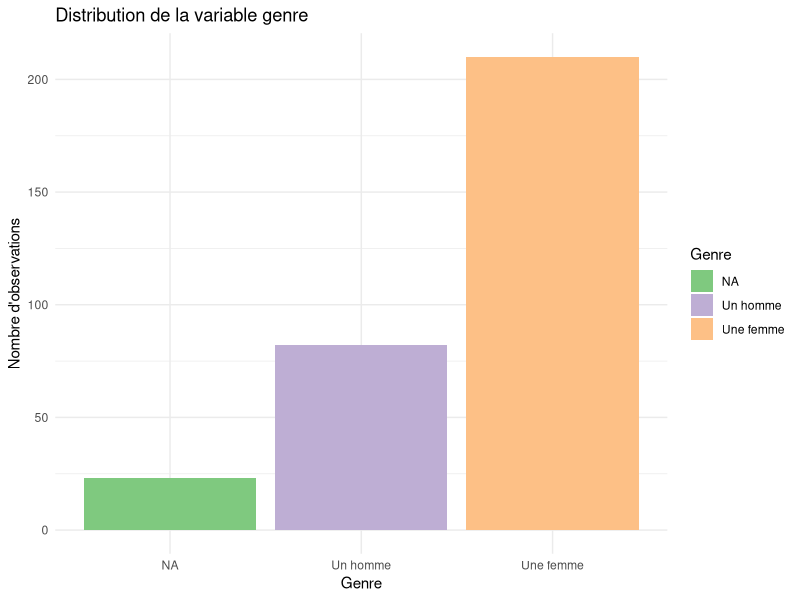
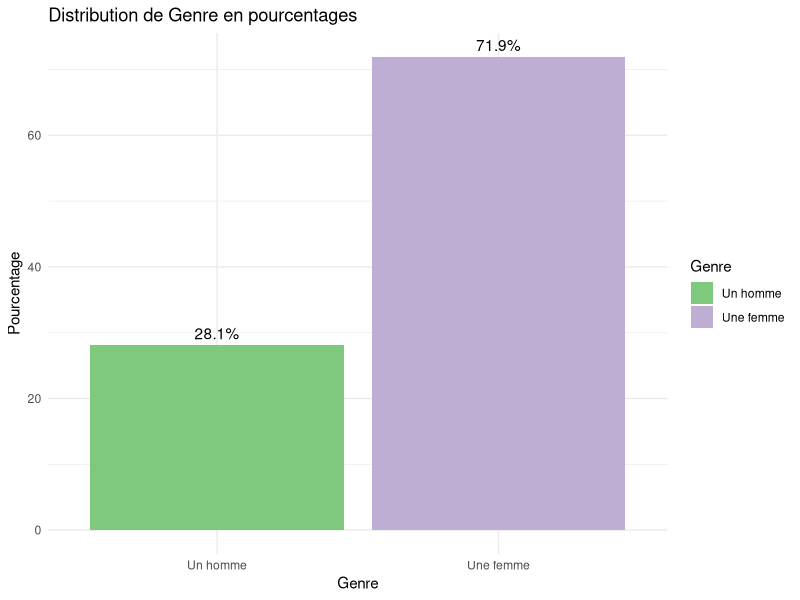
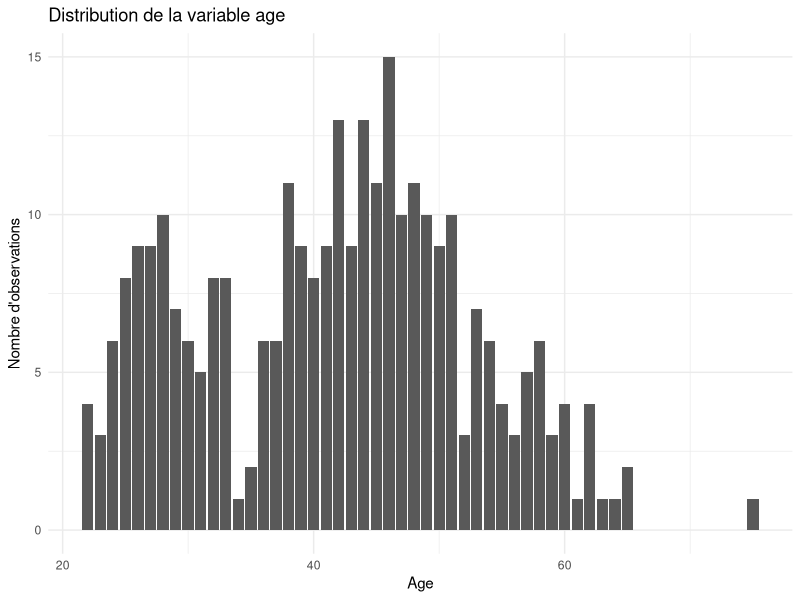
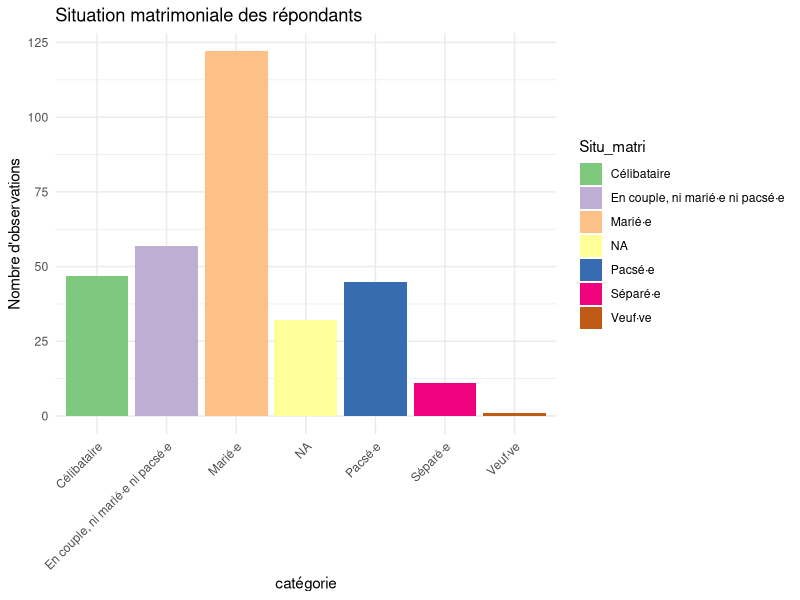
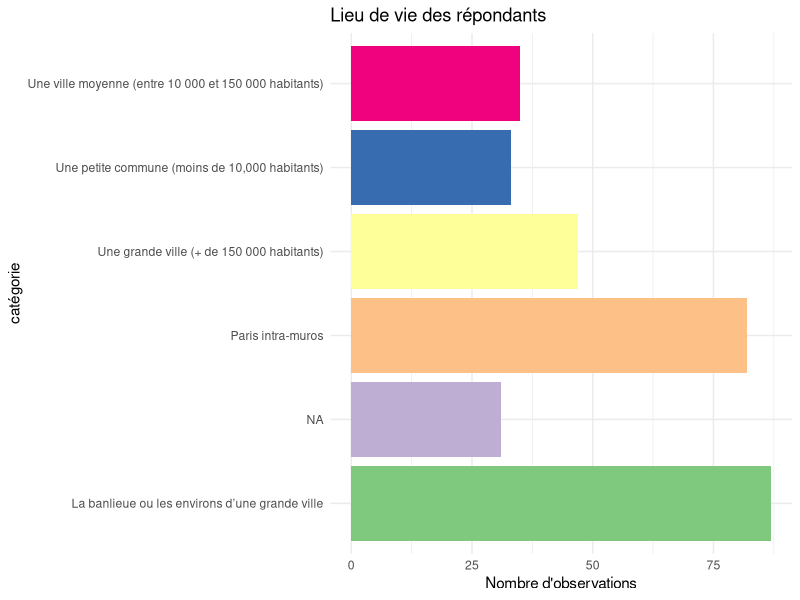
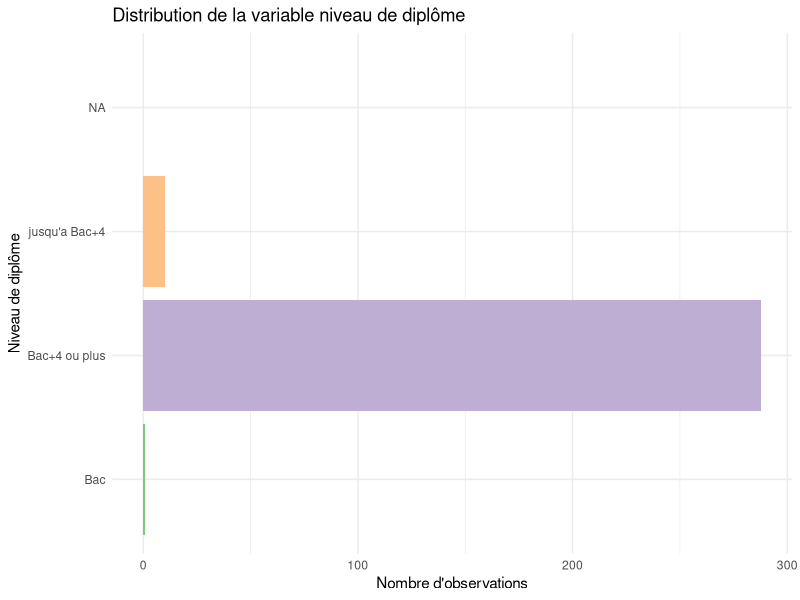
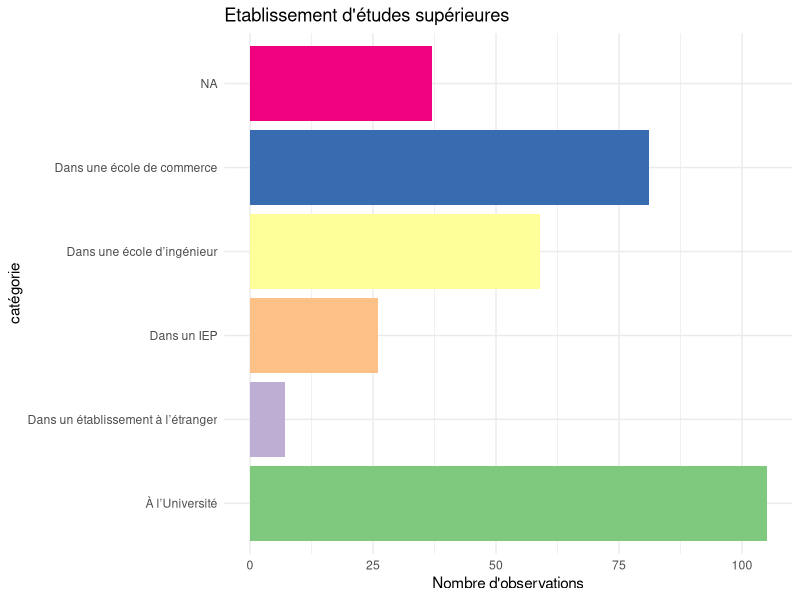
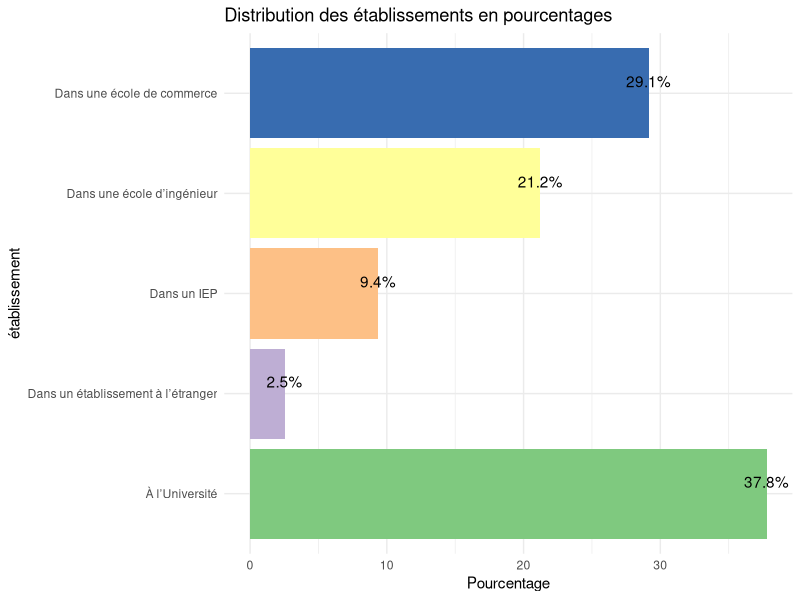

These figures' R source, in order:
setwd("PROVIRCAP")
data <- read.csv("data_assoquest_recoded_fmt.csv")

if(!require(dplyr)){
  install.packages("dplyr")
  library(dplyr)
}

if(!require(ggplot2)){
  install.packages("ggplot2")
  library(ggplot2)
}



#Afficher les noms des colonnes
colonnes <- names(data)
print(colonnes)

# Afficher le nombre total de colonnes
nombre_colonnes <- ncol(data)
print(nombre_colonnes)
#il y a 363 variables différentes

#Afficher combien il y a d'observations
nombre_observations <- nrow(data)
print(nombre_observations)
#il y a 315 observations au total

# Afficher les premières valeurs de la colonne qu'on veut
head(data$token)
print(data$submitdate[1:20])
print(data$Emp_sec[1:20])
print(data$Dep_rse3_1[1:20])


#Comprendre les variables recodées: Prem_rse_annee_rec

filtered_data <- data %>%
  filter((Prem_rse_annee != Prem_rse_annee_rec) | (is.na(Prem_rse_annee) & !is.na(Prem_rse_annee_rec))) %>%
  select(Prem_rse_annee, Prem_rse_annee_rec, Prem_rse_bin, Prem_contrat_annee)
print(filtered_data)

#On a modifié prem_rse_annee pour contenir l'année du premier contrat rse, y comprit
#lorsque ça correspond à la première expérience pro
#Il reste des valeurs manquantes dans prem_rse_annee_rec, pourquoi?

filtered_data <- data %>%
  filter(is.na(Prem_rse_annee) & is.na(Prem_rse_annee_rec)) %>%
  select(Prem_rse_annee, Prem_rse_annee_rec, Prem_rse_bin, Prem_contrat_annee)
print(filtered_data)

#si ma première expérience n'était pas en rse (ou valeur manquante) et que je n'ai
#pas renseigné de première année rse, on laisse une valeur manquane


#Comprendre les variables recodées: Rse_lois_rec
filtered_data <- data %>%
  filter((Rse_lois_rec != Rse_lois)|(is.na(Rse_lois_rec)& !is.na(Rse_lois))| (is.na(Rse_lois)& !is.na(Rse_lois_rec))) %>%
  select(Rse_lois_rec, Rse_lois)
print(filtered_data)
#on a aucune ligne différente? 


#Comprendre les variables recodées: Rse_lois_rec
filtered_data <- data %>%
  filter(is.na(cadre_inout)) %>%
  select(Emp_sec, Emp_cont, Emp_cons)
print(filtered_data)

filtered_data <- data %>%
  filter((is.na(cadre_inout)& !is.na(Emp_cont))| (is.na(cadre_inout)& !is.na(Emp_cons))) %>%
  select(cadre_inout, Emp_sec, Emp_cont, Emp_cons)
print(filtered_data)
#si la variable de emp_cons ou de emp_cont est renseignée, alors on peut remplir cadre_inout

#Emp_statut_bin_rec
filtered_data <- data %>%
  filter(Emp_statut_bin != Emp_statut_bin_rec) %>%
  select(Emp_statut_bin, Emp_statut_bin_rec)
print(filtered_data)

#Emp_statut_rec
filtered_data <- data %>%
  select(Emp_cons,Emp_statut_cons, Emp_statut_rec)
print(filtered_data)


## STATISTIQUES DECRIPTIVES

# Variable de genre
data <- data %>%
  mutate(Genre = ifelse(is.na(Genre), "NA", Genre))
p <- ggplot(data, aes(x = Genre, fill=Genre)) +
  geom_bar() +
  labs(title = "Distribution de la variable genre",
       x = "Genre",
       y = "Nombre d'observations") +
  scale_fill_brewer(palette = "Accent")+
  theme_minimal()
  
print(p)
ggsave(filename = "genre.png", plot = p, width = 8, height = 6)

filtered_data <- data %>%
  filter(Genre != "NA") %>%
  group_by(Genre) %>%
  summarise(count = n()) %>%
  mutate(percentage = count / sum(count) * 100)

p<- ggplot(filtered_data, aes(x = Genre, y = percentage, fill=Genre)) +
  geom_bar(stat = "identity") +
  geom_text(aes(label = paste0(round(percentage, 1), "%")), 
            vjust = -0.5) +  # Ajuste la position verticale des étiquettes
  labs(title = "Distribution de Genre en pourcentages",
       x = "Genre",
       y = "Pourcentage") +
  scale_fill_brewer(palette = "Accent")+
  theme_minimal() 

print(p)
ggsave(filename = "genre_pourcentage.png", plot = p, width = 8, height = 6)






# Variable d'âge
p<-ggplot(data, aes(x = age, fill=age)) +
  geom_bar() +
  labs(title = "Distribution de la variable age",
       x = "Age",
       y = "Nombre d'observations") +
  scale_fill_brewer(palette = "Accent")+
  theme_minimal()
print(p)
ggsave(filename = "age.png", plot = p, width = 8, height = 6)





# Situation matrimoniale
data <- data %>%
  mutate(Situ_matri = ifelse(is.na(Situ_matri), "NA", Situ_matri))
p<- ggplot(data, aes(x = Situ_matri, fill=Situ_matri)) +
  geom_bar() +
  labs(title = "Situation matrimoniale des répondants",
       x = "catégorie",
       y = "Nombre d'observations") +
  theme_minimal() +
  scale_fill_brewer(palette = "Accent")+
  theme(axis.text.x = element_text(angle = 45, hjust = 1))
print(p)
ggsave(filename = "situ_matri.png", plot = p, width = 8, height = 6)



#Lieu de vie
data <- data %>%
  mutate(Lieu_vie = ifelse(is.na(Lieu_vie), "NA", Lieu_vie))
p<- ggplot(data, aes(x = Lieu_vie, fill=Lieu_vie)) +
  geom_bar() +
  labs(title = "Lieu de vie des répondants",
       x = "catégorie",
       y = "Nombre d'observations") +
  scale_fill_brewer(palette = "Accent")+
  theme_minimal() +
  theme(legend.position = "none")+
  coord_flip()

print(p)
ggsave(filename = "lieu_vie.png", plot = p, width = 8, height = 6)





#Diplome le plus élevé
data <- data %>%
  mutate(dipl_niv_short = case_when(
    Dipl_niv == "Un diplôme universitaire correspondant à au moins 4 années d’études supérieures après le baccalauréat (maîtris" ~ "Bac+4 ou plus",
    Dipl_niv == "Un diplôme universitaire correspondant à moins de 4 années d’études supérieures après le baccalauréat (par exem" ~ "jusqu'a Bac+4",
    Dipl_niv == "Le baccalauréat ou un certificat d’études ou un diplôme de l’enseignement secondaire autre que le baccalauréat (" ~ "Bac",
    TRUE ~ Dipl_niv  # Pour garder les autres valeurs inchangées
  ))

p<- ggplot(data, aes(x = dipl_niv_short, fill=dipl_niv_short)) +
  geom_bar() +
  labs(title = "Distribution de la variable niveau de diplôme",
       x = "Niveau de diplôme",
       y = "Nombre d'observations") +
  scale_fill_brewer(palette = "Accent")+
  theme_minimal() +
  theme(legend.position = "none")+
  coord_flip()
print(p)
ggsave(filename = "diplome.png", plot = p, width = 8, height = 6)






#établissement d'études supérieures 
data <- data %>%
  mutate(Type_etudsup = ifelse(is.na(Type_etudsup), "NA", Type_etudsup))
p<- ggplot(data, aes(x = Type_etudsup, fill=Type_etudsup)) +
  geom_bar() +
  labs(title = "Etablissement d'études supérieures",
       x = "catégorie",
       y = "Nombre d'observations") +
  theme_minimal() +
  scale_fill_brewer(palette = "Accent")+
  theme(legend.position = "none")+
  coord_flip()

print(p)
ggsave(filename = "etude_sup.png", plot = p, width = 8, height = 6)

filtered_data <- data %>%
  filter(Type_etudsup != "NA") %>%
  group_by(Type_etudsup) %>%
  summarise(count = n()) %>%
  mutate(percentage = count / sum(count) * 100)

p<- ggplot(filtered_data, aes(x = Type_etudsup, y = percentage, fill=Type_etudsup)) +
  geom_bar(stat = "identity") +
  geom_text(aes(label = paste0(round(percentage, 1), "%")), 
            vjust = -0.5) +  # Ajuste la position verticale des étiquettes
  labs(title = "Distribution des établissements en pourcentages",
       x = "établissement",
       y = "Pourcentage") +
  theme_minimal() +
  scale_fill_brewer(palette = "Accent")+
  theme(legend.position = "none")+
  coord_flip()
  

print(p)
ggsave(filename = "etude_sup_pourcentage.png", plot = p, width = 8, height = 6)





#Discipline du cursus:

filtered_data <- data %>%
  mutate(Spe_etudsup= case_when(
    Spe_etudsup == "Sciences humaines et sociales (histoire, sociologie, philosophie, psychologie, sciences politiques, ...)" ~ "Sciences humaines et sociales",
    TRUE ~ Spe_etudsup
  )) %>%
  filter(!is.na(Spe_etudsup)) %>%
  group_by(Spe_etudsup) %>%
  summarise(count = n()) %>%
  mutate(percentage = count / sum(count) * 100)

p<- ggplot(filtered_data, aes(x = Spe_etudsup, y = percentage, fill=Spe_etudsup)) +
  geom_bar(stat = "identity") +
  geom_text(aes(label = paste0(round(percentage, 1), "%")), 
            vjust = -0.5) +  
  labs(title = "Discipline du cursus",
       x = "spécialité",
       y = "Pourcentage") +
  theme_minimal() +
  scale_fill_brewer(palette = "Accent")+
  theme(legend.position = "none")+
  coord_flip()

print(p)
ggsave(filename = "ediscipline_cursus.png", plot = p, width = 8, height = 6)






#Statut d'emploi
data <- data %>%
  mutate(Emp_cont_short = case_when(
    Emp_cont == "Statut d'indépendant·e (Auto-entrepreneur·se, portage salarial, société unipersonnelle...)" ~ "Indépendant.e",
    TRUE ~ Emp_cont  # Pour garder les autres valeurs inchangées
  ))


p<-ggplot(data, aes(x = Emp_cont_short, fill=Emp_cont_short)) +
  geom_bar() +
  labs(title = "Statut d'emploi",
       x = "",
       y = "Nombre d'observations") +
  theme_minimal() +
  scale_fill_brewer(palette = "Accent")+
  theme(legend.position = "none")+
  coord_flip()

print(p)
ggsave(filename = "statut_emploi.png", plot = p, width = 8, height = 6)





#Type de cadre

filtered_data <- data %>%
  filter(!is.na(cadre_inout)) %>%
  group_by(cadre_inout) %>%
  summarise(count = n()) %>%
  mutate(percentage = count / sum(count) * 100)

p<- ggplot(filtered_data, aes(x = cadre_inout, y = percentage, fill=cadre_inout)) +
  geom_bar(stat = "identity") +
  geom_text(aes(label = paste0(round(percentage, 1), "%")), 
            vjust = -0.5) +  # Ajuste la position verticale des étiquettes
  labs(title = "type de cadre",
       x = "",
       y = "Pourcentage") +
  theme_minimal() +
  scale_fill_brewer(palette = "Accent")+
  theme(legend.position = "none")

print(p)
ggsave(filename = "type_cadre.png", plot = p, width = 8, height = 6)





#type d'emploi des consultant.es

df_filtered <- data %>% 
  filter(Emp_cons == "Oui")

df_filtered <- df_filtered %>%
  mutate(emp_cont_grouped = ifelse(Emp_cont == "Statut d'indépendant·e (Auto-entrepreneur·se, portage salarial, société unipersonnelle...)", "freelance", 
                                   ifelse(Emp_cont %in% c("CDD", "CDI"), "CDD/CDI", NA)))

p<- ggplot(df_filtered, aes(x = emp_cont_grouped, fill=emp_cont_grouped)) +
  geom_bar() +
  labs(title = "Répartition des types de contrats",
       x = "Type de contrat",
       y = "Nombre d'observations")+
  theme_minimal()+
  scale_fill_brewer(palette = "Accent")+
  theme(legend.position = "none")

print(p)
ggsave(filename = "emploi_cons.png", plot = p, width = 8, height = 6)


filtered_data <- df_filtered %>%
  filter(!is.na(emp_cont_grouped)) %>%
  group_by(emp_cont_grouped) %>%
  summarise(count = n()) %>%
  mutate(percentage = count / sum(count) * 100)
p<- ggplot(filtered_data, aes(x = emp_cont_grouped, y = percentage, fill=emp_cont_grouped)) +
  geom_bar(stat = "identity") +
  geom_text(aes(label = paste0(round(percentage, 1), "%")), 
            vjust = -0.5) +  # Ajuste la position verticale des étiquettes
  labs(title = "type de cadre",
       x = "",
       y = "Pourcentage") +
  theme_minimal() +
  scale_fill_brewer(palette = "Accent")+
  theme(legend.position = "none")

print(p)
ggsave(filename = "emploi_cons_purcentage.png", plot = p, width = 8, height = 6)




#Niveau hiérarchique 
filtered_data <- data %>%
  filter(!is.na(Emp_statut)) %>%
  group_by(Emp_statut) %>%
  summarise(count = n()) %>%
  mutate(percentage = count / sum(count) * 100)
p<- ggplot(filtered_data, aes(x = Emp_statut, y = percentage, fill=Emp_statut)) +
  geom_bar(stat = "identity") +
  geom_text(aes(label = paste0(round(percentage, 1), "%")), 
            vjust = -0.5) +  # Ajuste la position verticale des étiquettes
  labs(title = "type de cadre",
       x = "",
       y = "Pourcentage") +
  theme_minimal() +
  scale_fill_brewer(palette = "Accent")+
  theme(legend.position = "none")+
  coord_flip()

print(p)
ggsave(filename = "niveau_hiérarchique.png", plot = p, width = 8, height = 6)





#Tableau descriptif de l'âge selon les différents postes
descriptives <- data %>%
  group_by(Emp_statut) %>%
  summarise(
    mean_age = mean(age, na.rm = TRUE),
    min_age = min(age, na.rm = TRUE),
    max_age = max(age, na.rm = TRUE),
    sd_age = sd(age, na.rm = TRUE)
  )

print(descriptives)
write.table(descriptives, "tableau.txt", sep = "\t", row.names = FALSE)





#Niveau hiérarchique simplifié :
filtered_data <- data %>%
  filter(!is.na(Emp_statut_rec2)) %>%
  group_by(Emp_statut_rec2) %>%
  summarise(count = n()) %>%
  mutate(percentage = count / sum(count) * 100)
p<-ggplot(filtered_data, aes(x = Emp_statut_rec2, y = percentage, fill=Emp_statut_rec2)) +
  geom_bar(stat = "identity") +
  geom_text(aes(label = paste0(round(percentage, 1), "%")), 
            vjust = -0.5) +  # Ajuste la position verticale des étiquettes
  labs(title = "type de cadre",
       x = "",
       y = "Pourcentage") +
  theme_minimal()+
  scale_fill_brewer(palette = "Accent")+
  theme(legend.position = "none")


print(p)
ggsave(filename = "hiérarchie_simple.png", plot = p, width = 8, height = 6)







#Un escalator de verre? Emp_statut_rec3

gender_distribution <- data %>%
  filter(!is.na(Emp_statut_rec3))%>%
  filter(!is.na(Genre)) %>%
  group_by(Emp_statut_rec3, Genre) %>%
  summarise(count = n()) %>%
  mutate(percentage = count / sum(count) * 100) %>%
  ungroup()

p<-ggplot(gender_distribution, aes(x = Emp_statut_rec3, y = percentage, fill = Genre)) +
  geom_bar(stat = "identity", position = "stack") +
  geom_text(aes(label = paste0(round(percentage), "%")), position = position_stack(vjust = 0.5)) +
  labs(title = "Répartition du Genre par Statut d'Emploi",
       x = "Statut d'Emploi",
       y = "Pourcentage",
       fill = "Genre") +
  theme_minimal()

print(p)
ggsave(filename = "répartition_hf.png", plot = p, width = 8, height = 6)









#Type d'organisation employeuse 

data <- data %>%
  mutate(Org_type = ifelse(is.na(Org_type), "NA", Org_type))
p<- ggplot(data, aes(x = Org_type, fill=Org_type)) +
  geom_bar() +
  labs(title = "Type d'organisation employeuse",
       x = "catégorie",
       y = "Nombre d'observations") +
  theme_minimal() +
  scale_fill_brewer(palette = "Accent")+
  theme(legend.position = "none")+
  coord_flip()
  
print(p)
ggsave(filename = "organisation.png", plot = p, width = 8, height = 6)




#Niveau hérarchique (hors consultant.es)

filtered_data <- data %>%
  filter(Emp_cons == "Non") %>%
  mutate(Emp_statut = ifelse(is.na(Emp_statut), "NA", Emp_statut))

p<- ggplot(filtered_data, aes(x = Emp_statut, fill=Emp_statut)) +
  geom_bar() +
  labs(title = "Niveau hiérarchique (hors consultant.es)",
       x = "Niveau hiérarchique",
       y = "Nombre d'observations") +
  theme_minimal() +
  scale_fill_brewer(palette = "Accent")+
  theme(legend.position = "none")+
  coord_flip()

print(p)
ggsave(filename = "hiérarchie.png", plot = p, width = 8, height = 6)






#Niveau hiérarchique (consultant.es seulement)
filtered_data <- data %>%
  filter(Emp_cons == "Oui") %>%
  mutate(Emp_statut_cons = ifelse(is.na(Emp_statut_cons), "NA", Emp_statut_cons))

p<-ggplot(filtered_data, aes(x = Emp_statut_cons, fill=Emp_statut_cons)) +
  geom_bar() +
  labs(title = "Niveau hiérarchique (consultant.es seulement)",
       x = "Niveau hiérarchique",
       y = "Nombre d'observations") +
  theme_minimal() +
  scale_fill_brewer(palette = "Accent")+
  theme(legend.position = "none")+
  coord_flip()

print(p)
ggsave(filename = "hiérarchie_cons.png", plot = p, width = 8, height = 6)






#Année du premier CDD ou CDI de la carrière
p<-ggplot(data, aes(x = Prem_contrat_annee)) +
  geom_bar() +
  labs(title = "Année du premier CDD ou CDI de la carrière",
       x = "année",
       y = "Nombre d'observations") +
  theme_minimal()

print(p)
ggsave(filename = "premier_emploi.png", plot = p, width = 8, height = 6)




#Année du premier poste en RSE
p<- ggplot(data, aes(x = Prem_rse_annee_rec)) +
  geom_bar() +
  labs(title = "Année du premier poste en RSE",
       x = "année",
       y = "Nombre d'observations") +
  theme_minimal()

print(p)
ggsave(filename = "premier_rse.png", plot = p, width = 8, height = 6)

unique_values <- unique(data$Emp_cont)
print(unique_values)



